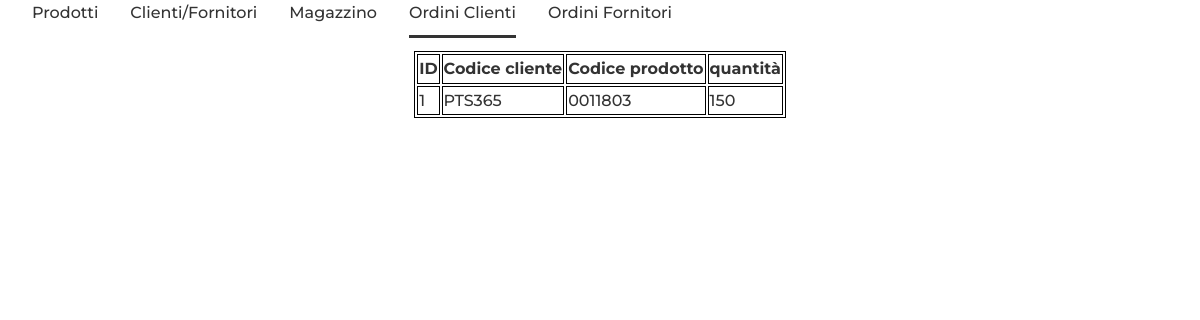
The app's page /maturita/Ordini_Clienti.php with its own data.
### tables this page shows
create table ordine_cliente(
id int auto_increment,
codice_cliente varchar(100) not null,
codice_prodotto varchar(100) not null,
quantita int not null,

primary key(id,codice_cliente, codice_prodotto),
FOREIGN KEY (codice_prodotto) REFERENCES prodotti (codice)
ON DELETE CASCADE
ON UPDATE CASCADE,

FOREIGN KEY (codice_cliente) REFERENCES clienti_fornitori (codice)
ON DELETE CASCADE
ON UPDATE CASCADE
);

### maturita/Ordini_Clienti.php (the view, shortened to what this page needs)
<!DOCTYPE html>
<html>
    <head>
        <link rel="stylesheet" href="Style.css" />
        <link href="https://cdn.jsdelivr.net/npm/boxicons@2.0.5/css/boxicons.min.css" rel="stylesheet" />
    </head>
    <body>
    <div class="nav__menu" id="nav-menu">
        <ul class="nav__list">
          <li class="nav__item"><a href="Prodotti.php" class="nav__link">Prodotti</a></li>
          <li class="nav__item"><a href="Clienti_Fornitori.php" class="nav__link">Clienti/Fornitori</a></li>
          <li class="nav__item"><a href="Magazzino.php" class="nav__link">Magazzino</a></li>
          <li class="nav__item"><a href="Ordini_Clienti.php" class="nav__link active">Ordini Clienti</a></li>
          <li class="nav__item"><a href="Ordini_Fornitori.php" class="nav__link">Ordini Fornitori</a></li>
        </ul>
      </div>
      <br>
    <?php
        $servername = "localhost";
        $username = "root";
        $password = "";
        $dbname = "maturita";
        $conn = new mysqli($servername, $username, $password, $dbname);
        $sql = "SELECT * FROM ordine_cliente";
        $result = $conn->query($sql);
        if ($result->num_rows > 0) {
            echo "<center>";
            echo "<table><tr><th>ID</th><th>Codice cliente</th><th>Codice prodotto</th><th>quantità</th>";
            while($row = $result->fetch_assoc()) {
                echo "<tr>
                        <td>" . $row["id"]. "</td>
                        <td>" . $row["codice_cliente"]. "</td>
                        <td>" . $row["codice_prodotto"]. "</td>
                        <td>" . $row["quantita"]. "</td>
                    </tr>";
            }
            echo "</table>";
            echo "</center>";
        } else {
            echo "0 results";
        }
    ?>
    </body>
</html>

### maturita/Style.css (style rules this page uses)
:root { --header-height: 3rem; --font-medium: 500; }
:root { --first-color: #7289da; --white-color: #333; --dark-color: #202225; --text-color: #333; }
:root { --body-font: 'Montserrat', sans-serif; --big-font-size: 6.25rem; --h2-font-size: 1.25rem; --normal-font-size: .938rem; --small-font-size: .813rem; }
@media screen and (min-width: 768px) { :root { --big-font-size: 10.5rem; --h2-font-size: 2rem; --normal-font-size: 1rem; --small-font-size: .875rem; } }
:root { --mb-1: .5rem; --mb-2: 1rem; --mb-3: 1.5rem; --mb-4: 2rem; }
:root { --z-fixed: 100; }
*,::before,::after { box-sizing: border-box; }
html { scroll-behavior: smooth; }
body { margin: var(--header-height) 0 0 0; font-family: var(--body-font); font-size: var(--normal-font-size); font-weight: var(--font-medium); color: var(--text-color); line-height: 1.6; }
ul { margin: 0; padding: 0; list-style: none; }
a { text-decoration: none; color: var(--text-color); }
.nav__item { margin-bottom: var(--mb-4); }
.nav__link { position: relative; color: var(--dark-color); }
.active::after { position: absolute; content: ""; width: 100%; height: .18rem; left: 0; top: 2rem; background-color: var(--first-color); }
@media screen and (min-width: 768px) { body { margin: 0; } }
@media screen and (min-width: 768px) { .nav__list { display: flex; } }
@media screen and (min-width: 768px) { .nav__item { margin-left: var(--mb-4); margin-bottom: 0; } }
@media screen and (min-width: 768px) { .nav__link { color: var(--white-color); } }
@media screen and (min-width: 768px) { .active::after { background-color: var(--white-color); } }

### maturita/Ordini_Clienti.php (style rules this page uses)
table, th, td { border: 1px solid black; }

### records on screen
ordine_cliente: id "1", codice_cliente "PTS365", codice_prodotto "0011803", quantita "150"
